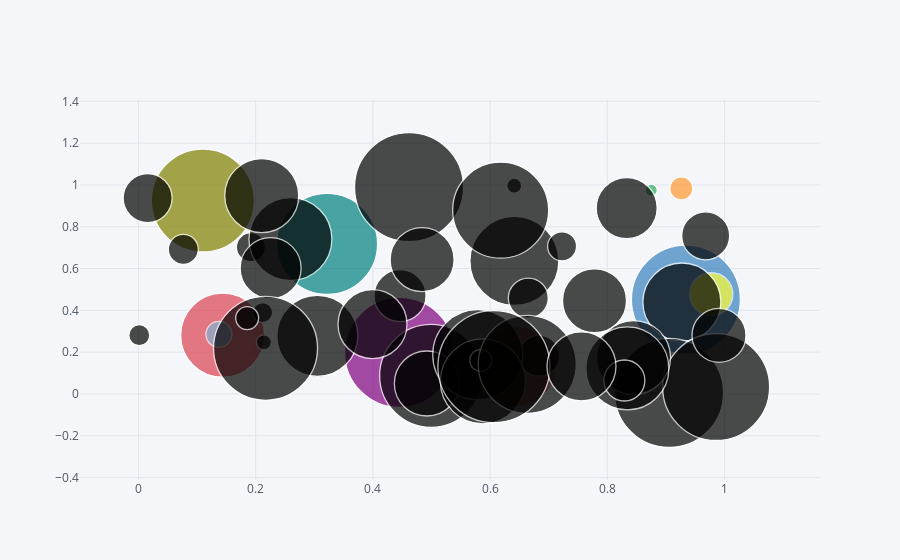

This figure's notebook cell:
### Code cell
df.iplot(kind='bubble',x='a',y='b',size='c')
